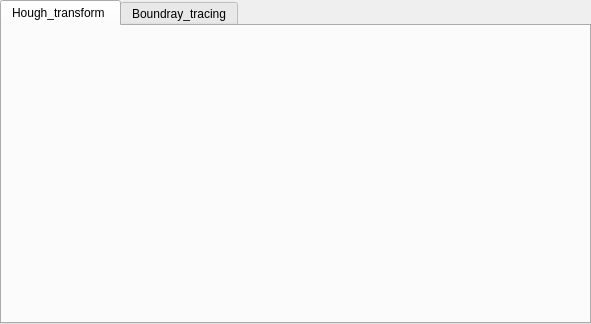
<?xml version="1.0" encoding="UTF-8"?>
<ui version="4.0">
 <class>TabWidget</class>
 <widget class="QTabWidget" name="TabWidget">
  <property name="geometry">
   <rect>
    <x>0</x>
    <y>0</y>
    <width>591</width>
    <height>324</height>
   </rect>
  </property>
  <property name="windowTitle">
   <string>TabWidget</string>
  </property>
  <property name="currentIndex">
   <number>0</number>
  </property>
  <widget class="QWidget" name="Boundray_tracing">
   <attribute name="title">
    <string>Hough_transform </string>
   </attribute>
   <layout class="QGridLayout" name="gridLayout_3">
    <item row="0" column="0">
     <layout class="QGridLayout" name="Hough_transform_layout"/>
    </item>
   </layout>
  </widget>
  <widget class="QWidget" name="tab">
   <attribute name="title">
    <string>Boundray_tracing</string>
   </attribute>
   <layout class="QVBoxLayout" name="verticalLayout_2">
    <item>
     <layout class="QVBoxLayout" name="Boundray_tracing_layout"/>
    </item>
   </layout>
  </widget>
 </widget>
 <resources/>
 <connections/>
</ui>
